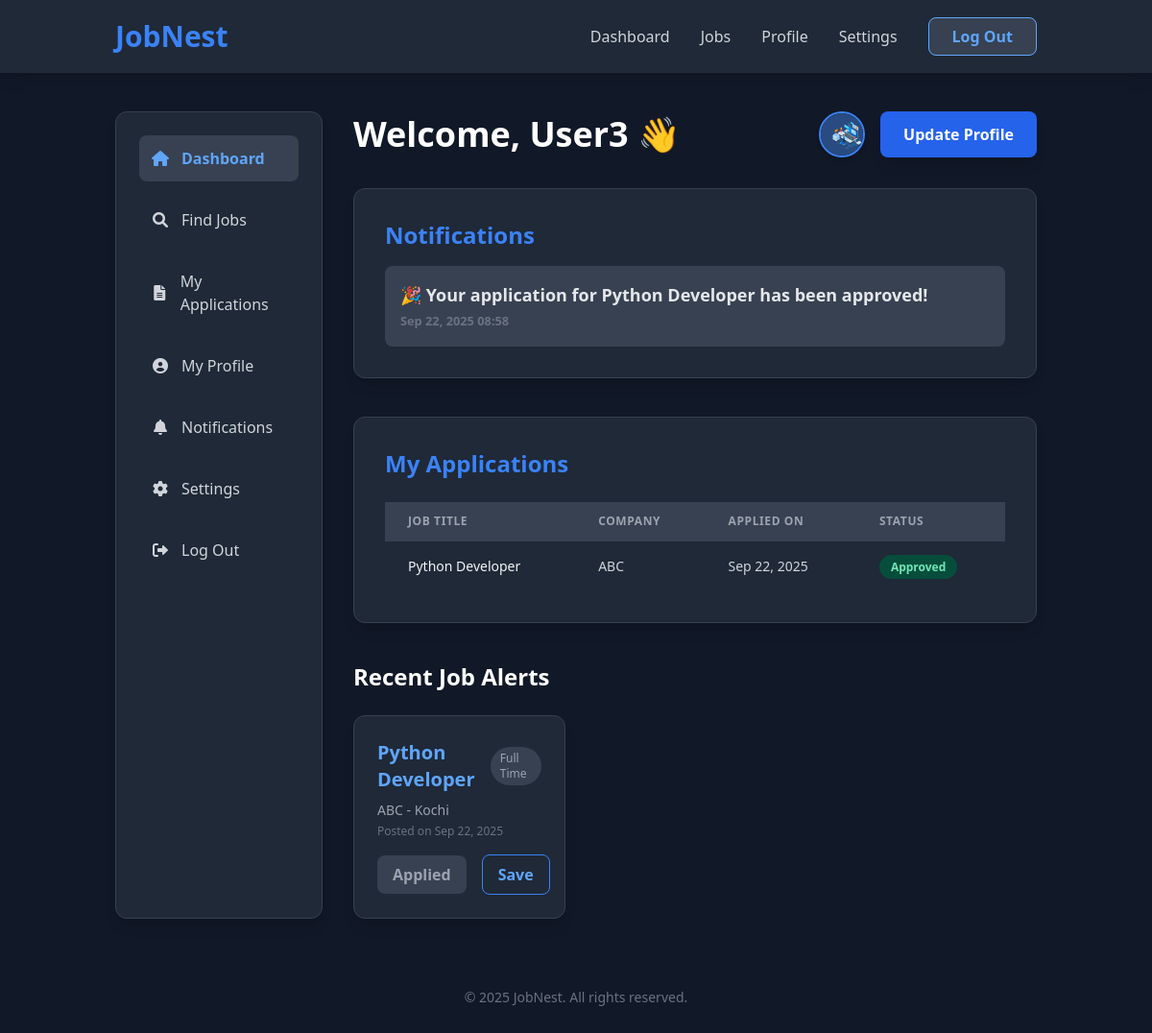
Page /candidatedashboard/ (signed in) on the committed database.
### JobNest/models.py (models this page shows, shortened)
class Candidate(models.Model):
    user = models.OneToOneField(User, on_delete=models.CASCADE)
    resume = models.FileField(upload_to="resumes/", blank=True, null=True)
    skills = models.TextField(blank=True, null=True)
    image = models.ImageField(upload_to="profile_pics/")

class Notification(models.Model):
    user = models.ForeignKey(User, on_delete=models.CASCADE, related_name="notifications")
    message = models.TextField()
    created_at = models.DateTimeField(auto_now_add=True)
    is_read = models.BooleanField(default=False)

class JobApplication(models.Model):
    candidate = models.ForeignKey(User, on_delete=models.CASCADE)
    job = models.ForeignKey(JobPost, on_delete=models.CASCADE)
    applied_at = models.DateTimeField(auto_now_add=True)
    STATUS_CHOICES = [
        ('pending', 'Pending'),
        ('approved', 'Approved'),
        ('rejected', 'Rejected'),
    ]
    status = models.CharField(max_length=10, choices=STATUS_CHOICES, default='pending')

class JobPost(models.Model):
    employer = models.ForeignKey(Employer, on_delete=models.CASCADE, related_name="jobs")
    title = models.CharField(max_length=255)
    description = models.TextField()
    location = models.CharField(max_length=255)
    vacancies = models.PositiveIntegerField(default=1)  # 🔹 number of open positions
    is_active = models.BooleanField(default=True)  # 🔹 auto-updated
    job_type = models.CharField(
        max_length=50,
        choices=[
            ("full-time", "Full Time"),
            ("part-time", "Part Time"),
            ("contract", "Contract"),
            ("internship", "Internship"),
            ("remote", "Remote"),
        ],
        default="full-time"
    )
    salary = models.DecimalField(max_digits=10, decimal_places=2, blank=True, null=True)
    posted_at = models.DateTimeField(auto_now_add=True)

class Employer(models.Model):
    username=models.CharField(max_length=50)
    email=models.EmailField(max_length=50)
    password=models.CharField(max_length=50)
    company_name = models.CharField(max_length=255)
    industry = models.CharField(max_length=100)
    company_description = models.TextField(blank=True, null=True)

### JobNest/views.py (the view)
# urls.py: path('candidatedashboard/',views.candidate_dashboard,name='candidatedashboard'),
def candidate_dashboard(request):
    recent_jobs = JobPost.objects.all().order_by('-posted_at')[:5]
    applied_job_ids = []
    applications = []
    notifications = []
    candidate = None
    if request.user.is_authenticated:
        candidate = get_object_or_404(Candidate, user=request.user)
        applied_job_ids = JobApplication.objects.filter(
            candidate=request.user
        ).values_list("job_id", flat=True)
        applications = JobApplication.objects.filter(
            candidate=request.user
        ).select_related("job").order_by("-applied_at")
        notifications = Notification.objects.filter(
            user=request.user
        ).order_by("-created_at")
    return render(request, 'candidatedashboard.html', {
        'user': request.user,
        'candidate': candidate,           # 👈 now available in template
        'recent_jobs': recent_jobs,
        'applied_job_ids': applied_job_ids,
        'applications': applications,
        'notifications': notifications,
    })

### JobNest/Templates/candidatedashboard.html (shortened to what this page needs)
<!DOCTYPE html>
<html lang="en">
<head>
    <link href="https://cdn.jsdelivr.net/npm/tailwindcss@2.2.19/dist/tailwind.min.css" rel="stylesheet">
    <link rel="stylesheet" href="https://cdnjs.cloudflare.com/ajax/libs/font-awesome/6.0.0-beta3/css/all.min.css">
</head>
<body class="bg-gray-900 text-gray-200 antialiased">
    <header class="bg-gray-800 shadow-lg sticky top-0 z-50">
        <div class="container mx-auto px-4 sm:px-6 lg:px-8">
            <nav class="flex justify-between items-center py-5">
                <a href="#" class="text-3xl font-bold text-blue-500">JobNest</a>
                <ul class="hidden md:flex space-x-8 items-center">
                    <li><a href="{% url 'candidatedashboard' %}" class="text-gray-300 hover:text-blue-500 transition duration-300 font-medium">Dashboard</a></li>
                    <li><a href="{% url 'my_applications' %}" class="text-gray-300 hover:text-blue-500 transition duration-300 font-medium">Jobs</a></li>
                    <li><a href="{% url 'updatedashboard' %}" class="text-gray-300 hover:text-blue-500 transition duration-300 font-medium">Profile</a></li>
                    <li><a href="{% url 'settings' %}" class="text-gray-300 hover:text-blue-500 transition duration-300 font-medium">Settings</a></li>
                    <li><a href="{% url 'Logout' %}" class="btn bg-gray-700 text-blue-400 border border-blue-400 hover:bg-blue-500 hover:text-white transition duration-300 px-6 py-2 rounded-lg font-semibold">Log Out</a></li>
                </ul>
            </nav>
        </div>
    </header>
    <section class="container mx-auto px-4 sm:px-6 lg:px-8 py-10 grid grid-cols-1 md:grid-cols-4 gap-8">
        <aside class="md:col-span-1 bg-gray-800 p-6 rounded-xl shadow-lg border border-gray-700">
            <ul class="space-y-4">
                <li><a href="{% url 'candidatedashboard' %}" class="flex items-center space-x-3 text-gray-300 p-3 rounded-lg bg-gray-700 text-blue-400 font-semibold transition-colors"><i class="fas fa-home w-5 text-center"></i><span>Dashboard</span></a></li>
                <li><a href="{% url 'findjob' %}" class="flex items-center space-x-3 text-gray-300 p-3 rounded-lg hover:bg-gray-700 hover:text-blue-400 transition-colors"><i class="fas fa-search w-5 text-center"></i><span>Find Jobs</span></a></li>
                <li><a href="{% url 'my_applications' %}" class="flex items-center space-x-3 text-gray-300 p-3 rounded-lg hover:bg-gray-700 hover:text-blue-400 transition-colors"><i class="fas fa-file-alt w-5 text-center"></i><span>My Applications</span></a></li>
                <li><a href="{% url 'updatedashboard' %}" class="flex items-center space-x-3 text-gray-300 p-3 rounded-lg hover:bg-gray-700 hover:text-blue-400 transition-colors"><i class="fas fa-user-circle w-5 text-center"></i><span>My Profile</span></a></li>
                <li><a href="#" class="flex items-center space-x-3 text-gray-300 p-3 rounded-lg hover:bg-gray-700 hover:text-blue-400 transition-colors"><i class="fas fa-bell w-5 text-center"></i><span>Notifications</span></a></li>
                <li><a href="{% url 'settings' %}" class="flex items-center space-x-3 text-gray-300 p-3 rounded-lg hover:bg-gray-700 hover:text-blue-400 transition-colors"><i class="fas fa-cog w-5 text-center"></i><span>Settings</span></a></li>
                <li><a href="{% url 'Logout' %}" class="flex items-center space-x-3 text-gray-300 p-3 rounded-lg hover:bg-gray-700 hover:text-blue-400 transition-colors"><i class="fas fa-sign-out-alt w-5 text-center"></i><span>Log Out</span></a></li>
            </ul>
        </aside>
        <main class="md:col-span-3">
            <div class="flex flex-col md:flex-row justify-between items-start md:items-center mb-8">
                <h2 class="text-4xl font-extrabold text-white mb-4 md:mb-0">Welcome, {{ user.username }} 👋</h2>
                <div class="flex items-center space-x-4">
                    {% if candidate and candidate.image %}
                        <img src="{{ candidate.image.url }}" alt="Profile Picture" class="w-12 h-12 rounded-full object-cover border-2 border-blue-500 shadow-md">
                    {% else %}
                        <img src="/media/profile_pics/default.png" alt="Profile Picture" class="w-12 h-12 rounded-full object-cover border-2 border-blue-500 shadow-md">
                    {% endif %}
                    <a href="{% url 'updatedashboard' %}" class="btn bg-blue-600 text-white hover:bg-blue-700 transition duration-300 px-6 py-3 rounded-lg font-semibold shadow-lg">Update Profile</a>
                </div>
            </div>
            <div class="bg-gray-800 p-6 md:p-8 rounded-xl shadow-lg mb-10 border border-gray-700">
                <h3 class="text-2xl font-bold text-blue-500 mb-4">Notifications</h3>
                <ul class="space-y-4">
                    {% for note in notifications %}
                        <li class="p-4 rounded-lg transition-colors {% if not note.is_read %}bg-gray-700 font-semibold{% else %}bg-gray-800{% endif %} hover:bg-gray-700">
                            <p class="text-lg">{{ note.message }}</p>
                            <small class="text-gray-500">{{ note.created_at|date:"M d, Y H:i" }}</small>
                        </li>
                    {% empty %}
                        <li class="p-4 text-center text-gray-500">No new notifications.</li>
                    {% endfor %}
                </ul>
            </div>
            <div class="bg-gray-800 p-6 md:p-8 rounded-xl shadow-lg mb-10 border border-gray-700">
                <h3 class="text-2xl font-bold text-blue-500 mb-6">My Applications</h3>
                <div class="overflow-x-auto">
                    <table class="min-w-full divide-y divide-gray-700">
                        <thead class="bg-gray-700">
                            <tr>
                                <th scope="col" class="px-6 py-3 text-left text-xs font-semibold text-gray-400 uppercase tracking-wider">Job Title</th>
                                <th scope="col" class="px-6 py-3 text-left text-xs font-semibold text-gray-400 uppercase tracking-wider">Company</th>
                                <th scope="col" class="px-6 py-3 text-left text-xs font-semibold text-gray-400 uppercase tracking-wider">Applied On</th>
                                <th scope="col" class="px-6 py-3 text-left text-xs font-semibold text-gray-400 uppercase tracking-wider">Status</th>
                            </tr>
                        </thead>
                        <tbody class="bg-gray-800 divide-y divide-gray-700">
                            {% for app in applications %}
                                <tr>
                                    <td class="px-6 py-4 whitespace-nowrap text-sm font-medium text-gray-100">{{ app.job.title }}</td>
                                    <td class="px-6 py-4 whitespace-nowrap text-sm text-gray-300">{{ app.job.employer.company_name }}</td>
                                    <td class="px-6 py-4 whitespace-nowrap text-sm text-gray-300">{{ app.applied_at|date:"M d, Y" }}</td>
                                    <td class="px-6 py-4 whitespace-nowrap text-sm">
                                        <span class="px-3 py-1 rounded-full text-xs font-semibold
                                            {% if app.status == 'approved' %}bg-green-900 text-green-300{% endif %}
                                            {% if app.status == 'rejected' %}bg-red-900 text-red-300{% endif %}">
                                            {{ app.get_status_display }}
                                        </span>
                                    </td>
                                </tr>
                            {% empty %}
                                <tr>
                                    <td colspan="4" class="px-6 py-4 whitespace-nowrap text-sm text-gray-500 text-center">You haven’t applied for any jobs yet.</td>
                                </tr>
                            {% endfor %}
                        </tbody>
                    </table>
                </div>
            </div>
            <h3 class="text-2xl font-bold text-white mb-6">Recent Job Alerts</h3>
            <div class="grid grid-cols-1 sm:grid-cols-2 lg:grid-cols-3 gap-6">
                {% for job in recent_jobs %}
                    <div class="bg-gray-800 p-6 rounded-xl shadow-lg border border-gray-700 transform transition duration-300 hover:scale-105">
                        <div class="flex justify-between items-center mb-2">
                            <h4 class="text-xl font-bold text-blue-400">{{ job.title }}</h4>
                            <span class="bg-gray-700 text-gray-400 text-xs font-medium px-2.5 py-1 rounded-full">{{ job.get_job_type_display }}</span>
                        </div>
                        <p class="text-sm text-gray-400 mb-1">{{ job.employer.company_name }} - {{ job.location }}</p>
                        <p class="text-xs text-gray-500 mb-4">Posted on {{ job.posted_at|date:"M d, Y" }}</p>
                        <div class="flex items-center space-x-4">
                            {% if job.id in applied_job_ids %}
                                <span class="flex-1 text-center bg-gray-700 text-gray-400 px-4 py-2 rounded-lg font-semibold cursor-not-allowed">Applied</span>
                            {% else %}
                                <a href="{% url 'apply_job' job.id %}" class="flex-1 text-center bg-blue-600 text-white px-4 py-2 rounded-lg font-semibold hover:bg-blue-700 transition-colors">Apply Now</a>
                            {% endif %}
                            <a href="#" class="flex-1 text-center border border-blue-500 text-blue-400 px-4 py-2 rounded-lg font-semibold hover:bg-blue-500 hover:text-white transition-colors">Save</a>
                        </div>
                    </div>
                {% empty %}
                    <p class="col-span-1 sm:col-span-2 lg:col-span-3 text-center text-gray-500">No new job alerts right now.</p>
                {% endfor %}
            </div>
        </main>
    </section>
    <footer class="bg-gray-950 text-white py-8">
        <div class="container mx-auto px-4 sm:px-6 lg:px-8 text-center">
            <p class="text-gray-500 text-sm">&copy; 2025 JobNest. All rights reserved.</p>
        </div>
    </footer>
</body>
</html>

### rows in the picture
Candidate: image (picture)
Notification: message "🎉 Your application for Python Developer has been approved!", created_at "Sep 22, 2025 08:58"
JobApplication: job "Python Developer", job.employer.company_name "ABC", applied_at "Sep 22, 2025", status "Approved"
JobPost: title "Python Developer", job_type "Full Time", employer.company_name "ABC", location "Kochi", posted_at "Sep 22, 2025", shows "Applied"

### other values in the picture
{{ user.username }} "User3"
